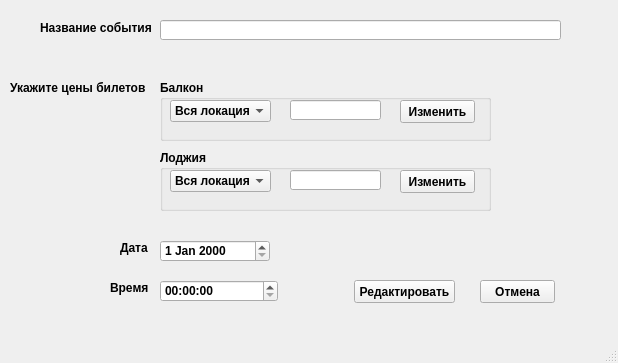
<?xml version="1.0" encoding="UTF-8"?>
<ui version="4.0">
 <class>EventRedactWindow</class>
 <widget class="QMainWindow" name="EventRedactWindow">
  <property name="geometry">
   <rect>
    <x>0</x>
    <y>0</y>
    <width>618</width>
    <height>363</height>
   </rect>
  </property>
  <property name="font">
   <font>
    <weight>75</weight>
    <bold>true</bold>
   </font>
  </property>
  <property name="windowTitle">
   <string>MainWindow</string>
  </property>
  <widget class="QWidget" name="centralwidget">
   <widget class="QLineEdit" name="lineEdit_name">
    <property name="geometry">
     <rect>
      <x>160</x>
      <y>20</y>
      <width>401</width>
      <height>20</height>
     </rect>
    </property>
   </widget>
   <widget class="QGroupBox" name="groupBox_5">
    <property name="geometry">
     <rect>
      <x>160</x>
      <y>80</y>
      <width>331</width>
      <height>61</height>
     </rect>
    </property>
    <property name="title">
     <string>Балкон</string>
    </property>
    <widget class="QComboBox" name="comboBox_balciny">
     <property name="geometry">
      <rect>
       <x>10</x>
       <y>20</y>
       <width>101</width>
       <height>22</height>
      </rect>
     </property>
     <item>
      <property name="text">
       <string>Вся локация</string>
      </property>
     </item>
     <item>
      <property name="text">
       <string>Ряд 1</string>
      </property>
     </item>
     <item>
      <property name="text">
       <string>Ряд 2</string>
      </property>
     </item>
     <item>
      <property name="text">
       <string>Ряд 3</string>
      </property>
     </item>
    </widget>
    <widget class="QLineEdit" name="lineEdit_balcony">
     <property name="geometry">
      <rect>
       <x>130</x>
       <y>20</y>
       <width>91</width>
       <height>20</height>
      </rect>
     </property>
    </widget>
    <widget class="QPushButton" name="pushButton_balcony">
     <property name="geometry">
      <rect>
       <x>240</x>
       <y>20</y>
       <width>75</width>
       <height>23</height>
      </rect>
     </property>
     <property name="text">
      <string>Изменить</string>
     </property>
    </widget>
   </widget>
   <widget class="QGroupBox" name="groupBox_3">
    <property name="geometry">
     <rect>
      <x>160</x>
      <y>150</y>
      <width>331</width>
      <height>61</height>
     </rect>
    </property>
    <property name="title">
     <string>Лоджия</string>
    </property>
    <widget class="QComboBox" name="comboBox_logia">
     <property name="geometry">
      <rect>
       <x>10</x>
       <y>20</y>
       <width>101</width>
       <height>22</height>
      </rect>
     </property>
     <item>
      <property name="text">
       <string>Вся локация</string>
      </property>
     </item>
     <item>
      <property name="text">
       <string>Ряд 1</string>
      </property>
     </item>
     <item>
      <property name="text">
       <string>Ряд 2</string>
      </property>
     </item>
     <item>
      <property name="text">
       <string>Ряд 3</string>
      </property>
     </item>
    </widget>
    <widget class="QLineEdit" name="lineEdit_logia">
     <property name="geometry">
      <rect>
       <x>130</x>
       <y>20</y>
       <width>91</width>
       <height>20</height>
      </rect>
     </property>
    </widget>
    <widget class="QPushButton" name="pushButton_logia">
     <property name="geometry">
      <rect>
       <x>240</x>
       <y>20</y>
       <width>75</width>
       <height>23</height>
      </rect>
     </property>
     <property name="text">
      <string>Изменить</string>
     </property>
    </widget>
   </widget>
   <widget class="QDateEdit" name="dateEdit">
    <property name="geometry">
     <rect>
      <x>160</x>
      <y>240</y>
      <width>110</width>
      <height>22</height>
     </rect>
    </property>
   </widget>
   <widget class="QTimeEdit" name="timeEdit">
    <property name="geometry">
     <rect>
      <x>160</x>
      <y>280</y>
      <width>118</width>
      <height>22</height>
     </rect>
    </property>
   </widget>
   <widget class="QLabel" name="label">
    <property name="geometry">
     <rect>
      <x>40</x>
      <y>20</y>
      <width>111</width>
      <height>16</height>
     </rect>
    </property>
    <property name="text">
     <string>Название события</string>
    </property>
   </widget>
   <widget class="QLabel" name="label_2">
    <property name="geometry">
     <rect>
      <x>10</x>
      <y>80</y>
      <width>141</width>
      <height>16</height>
     </rect>
    </property>
    <property name="text">
     <string>Укажите цены билетов</string>
    </property>
   </widget>
   <widget class="QLabel" name="label_3">
    <property name="geometry">
     <rect>
      <x>120</x>
      <y>240</y>
      <width>31</width>
      <height>16</height>
     </rect>
    </property>
    <property name="text">
     <string>Дата </string>
    </property>
   </widget>
   <widget class="QLabel" name="label_4">
    <property name="geometry">
     <rect>
      <x>30</x>
      <y>290</y>
      <width>47</width>
      <height>13</height>
     </rect>
    </property>
    <property name="text">
     <string/>
    </property>
   </widget>
   <widget class="QLabel" name="label_5">
    <property name="geometry">
     <rect>
      <x>110</x>
      <y>280</y>
      <width>41</width>
      <height>16</height>
     </rect>
    </property>
    <property name="text">
     <string>Время</string>
    </property>
   </widget>
   <widget class="QPushButton" name="pushButton_redact">
    <property name="geometry">
     <rect>
      <x>354</x>
      <y>280</y>
      <width>101</width>
      <height>23</height>
     </rect>
    </property>
    <property name="text">
     <string>Редактировать</string>
    </property>
   </widget>
   <widget class="QPushButton" name="pushButton_cancel">
    <property name="geometry">
     <rect>
      <x>480</x>
      <y>280</y>
      <width>75</width>
      <height>23</height>
     </rect>
    </property>
    <property name="text">
     <string>Отмена</string>
    </property>
   </widget>
  </widget>
  <widget class="QMenuBar" name="menubar">
   <property name="geometry">
    <rect>
     <x>0</x>
     <y>0</y>
     <width>618</width>
     <height>21</height>
    </rect>
   </property>
  </widget>
  <widget class="QStatusBar" name="statusbar"/>
 </widget>
 <resources/>
 <connections/>
</ui>
